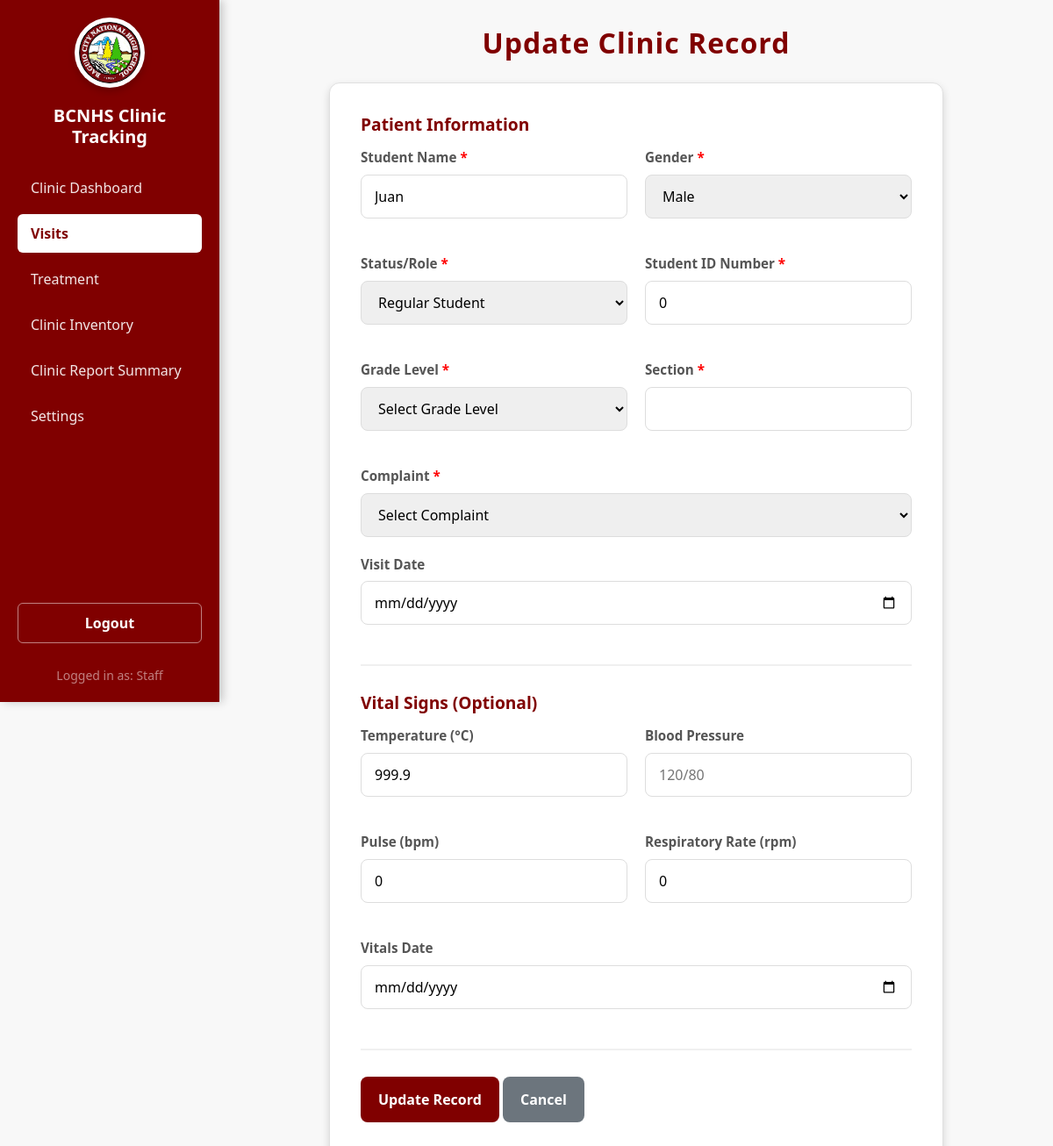
The page /studentRecords/update.php?id=2 (signed in) on the database as committed earlier.
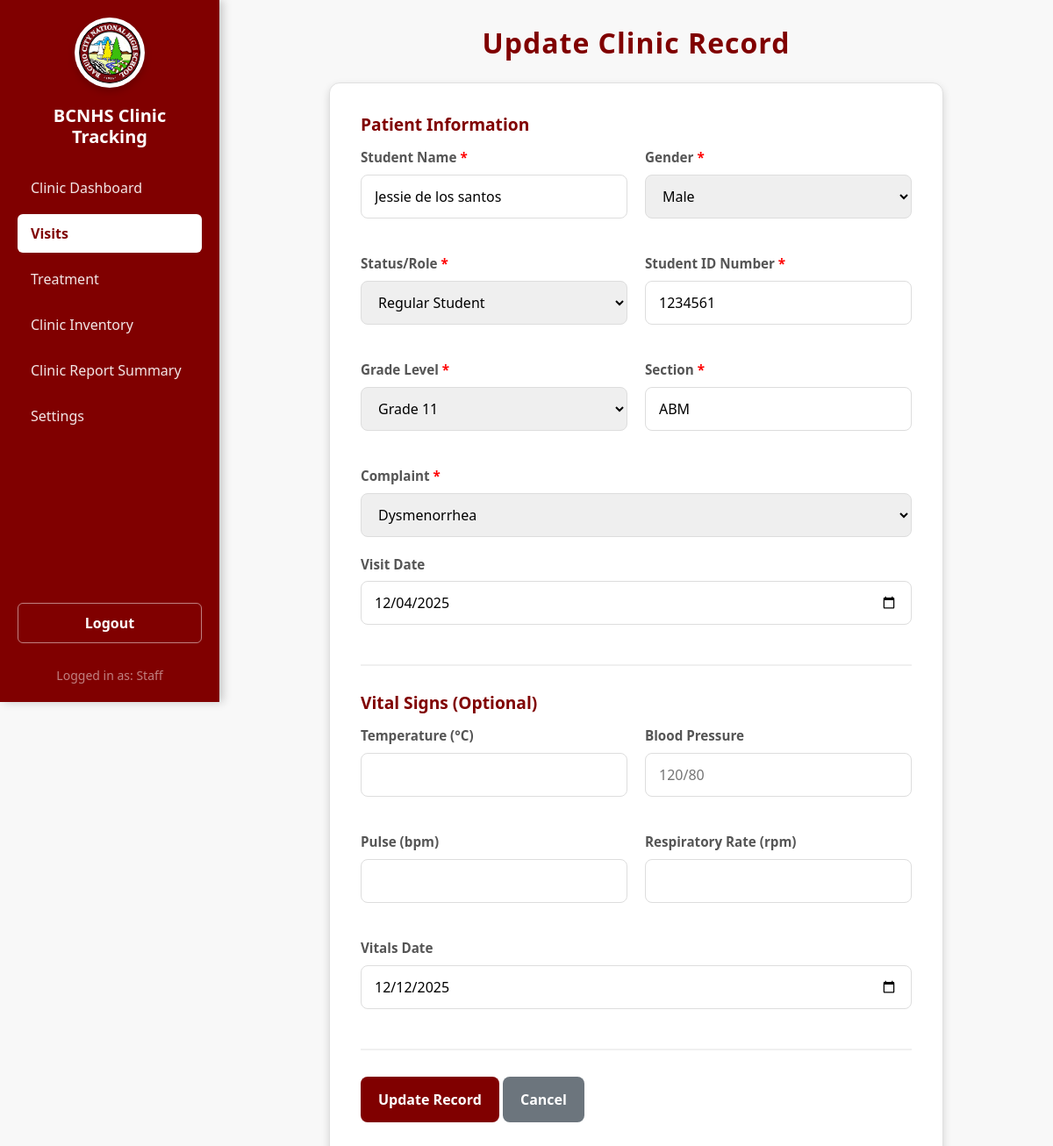
The same page on the database as committed later.
### tables this page shows
CREATE TABLE `studentrecord` (
  `ID` int(11) NOT NULL,
  `name` varchar(32) NOT NULL,
  `idNum` int(11) NOT NULL,
  `gender` varchar(10) DEFAULT NULL,
  `role` varchar(50) NOT NULL DEFAULT 'Student',
  `department` varchar(30) NOT NULL,
  `section` varchar(50) DEFAULT NULL,
  `complaint` varchar(255) NOT NULL,
  `visitDate` date NOT NULL
);

### studentRecords/oop.php (called while the page is built, shortened)
<?php
class oop_class {
    private $conn;
    function __construct(){
        try {
            $connection = "mysql:host=" . SERVER . ";dbname=" . DBNAME . ";charset=utf8";
            $this->conn = new PDO($connection, USER, PASS);
            $this->conn->setAttribute(PDO::ATTR_ERRMODE, PDO::ERRMODE_EXCEPTION);
        } catch (PDOException $e) {
            echo "<script>alert('Connection Failed');</script>";
        }
    }
    public function show_update_data_with_vitals($ID){
        $select = "SELECT
            sr.*,
            sv.temperature,
            sv.bloodPressure,
            sv.pulse,
            sv.respiratoryRate,
            sv.vitalDate
        FROM studentrecord sr
        LEFT JOIN student_vitals sv ON sr.ID = sv.studentID
            AND sv.vitalDate = (
                SELECT MAX(vitalDate)
                FROM student_vitals sv2
                WHERE sv2.studentID = sr.ID
            )
        WHERE sr.ID = :id";
        $stmt = $this->conn->prepare($select);
        $stmt->execute([':id' => $ID]);
        return $stmt->fetch(PDO::FETCH_ASSOC);
    }
}
?>

### studentRecords/update.php (the view, shortened to what the changed rows need)
<?php
include "oop.php";
$oop = new oop_class();
include '../sidebar/sidebar.php';
$show_update_data = null;
if (isset($_GET['id'])) {
    $ID = $_GET['id'];
    $show_update_data = $oop->show_update_data_with_vitals($ID);
}
?>
<!DOCTYPE html>
<html lang="en">
<head>
</head>
<body>
<div class="main-content">
<h2>Update Clinic Record</h2>
<?php if (!empty($show_update_data)):
$row = $show_update_data;
?>
<div class="form-container">
<form method="POST">
<div class="form-section">
    <h3>Patient Information</h3>
<div class="form-row">
    <div class="form-group">
        <label class="required-label">Student Name</label>
        <input type="text" name="name" value="<?= htmlspecialchars($row['name']) ?>" required>
</div>
        <div class="form-group">
                <label for="gender" id="genderLabel">Gender</label>
                <select name="gender" id="gender">
                <option value="Male" <?= $row['gender']=='Male'?'selected':'' ?>>Male</option>
</select>
</div>
    </div>
    <div class="form-row">
            <div class="form-group">
                <label for="role" class="required-label">Status/Role</label>
                <select name="role" id="role" required>
                    <option value="Student" <?= $row['role']=='Student'?'selected':'' ?>>Regular Student</option>
                </select>
            </div>
                <div class="form-group">
            <label id="idNumLabel">Student ID Number</label>
                <input type="text" name="idNum" id="idNum" value="<?= htmlspecialchars($row['idNum']) ?>">
            </div>
        </div>
            <div class="form-row" id="gradeSectionRow">
            <div class="form-group">
                <label id="gradeLabel">Grade Level</label>
                <select name="department" id="department">
                    <option value="">Select Grade Level</option>
                    <?php
                    foreach(["Grade 7","Grade 8","Grade 9","Grade 10","Grade 11","Grade 12"] as $grade) {
                        echo "<option value='$grade' ".($row['department']==$grade?'selected':'').">$grade</option>";
                    }
                    ?>
            </select>
            </div>
            <div class="form-group">
                <label id="sectionLabel">Section</label>
                <input type="text" name="section" id="section" value="<?= htmlspecialchars($row['section']) ?>">
            </div>
        </div>
        <div class="form-group">
            <label class="required-label">Complaint</label>
            <select name="complaint" required>
                <option value="">Select Complaint</option>
                <?php
                $complaints = [
                    "Fever","Stomach ache","Dysmenorrhea","Headache","Sore throat","Cough", "Colds",
                    "Minor injuries (sprains, cuts, bruises)","Dizziness","Fainting","Toothache",
                    "Allergy","Strep throat","Pink eye (conjunctivitis)","Hyperacidity",
                    "Nosebleeds","Chickenpox","Hand, foot, and mouth disease"
                ];
                foreach($complaints as $c){
                     echo "<option value='$c' ".($row['complaint']==$c?'selected':'').">$c</option>";
                }
                ?>
            </select>
        </div>
        <div class="form-group">
            <label>Visit Date</label>
            <input type="date" name="visitDate" value="<?= $row['visitDate'] ?>" required>
        </div>
    </div>
        <div class="form-section">
        <h3>Vital Signs (Optional)</h3>
        <div class="form-row">
            <div class="form-group">
                <label>Temperature (°C)</label>
                <input type="number" step="0.1" name="temperature" value="<?= $row['temperature'] ?>" min="30" max="42">
            </div>
            <div class="form-group">
                <label>Blood Pressure</label>
                <input type="text" name="bloodPressure" value="<?= $row['bloodPressure'] ?>" placeholder="120/80">
            </div>
        </div>
        <div class="form-row">
            <div class="form-group">
                <label>Pulse (bpm)</label>
            <input type="number" name="pulse" value="<?= $row['pulse'] ?>" min="40" max="200">
            </div>
            <div class="form-group">
                <label>Respiratory Rate (rpm)</label>
                <input type="number" name="respiratoryRate" value="<?= $row['respiratoryRate'] ?>" min="10" max="40">
            </div>
    </div>
        <div class="form-group">
            <label>Vitals Date</label>
            <input type="date" name="vitalDate" value="<?= $row['vitalDate'] ?: date('Y-m-d') ?>">
        </div>
    </div>
    <div class="button-group">
        <button type="submit" name="enter" class="btn btn-update">Update Record</button>
        <a href="index.php" class="btn btn-cancel">Cancel</a>
    </div>
</form>
</div>
<?php endif; ?>
</div>
</body>
</html>

Rows that differ between the two databases and show on the page:
changed studentrecord "Male": name "Juan" → "Jessie de los santos"; idNum "0" → "1234561"; department (not shown) → "Grade 11"; section (not shown) → "ABM"; complaint (not shown) → "Dysmenorrhea"; visitDate (not shown) → "12/04/2025"
Other text that changed with them:
form field temperature: "999.9" → (not shown)
form field pulse: "0" → (not shown)
form field respiratoryRate: "0" → (not shown)
form field vitalDate: (not shown) → "12/12/2025"
form field department: "Select Grade Level" → (not shown)
form field complaint: "Select Complaint" → (not shown)
